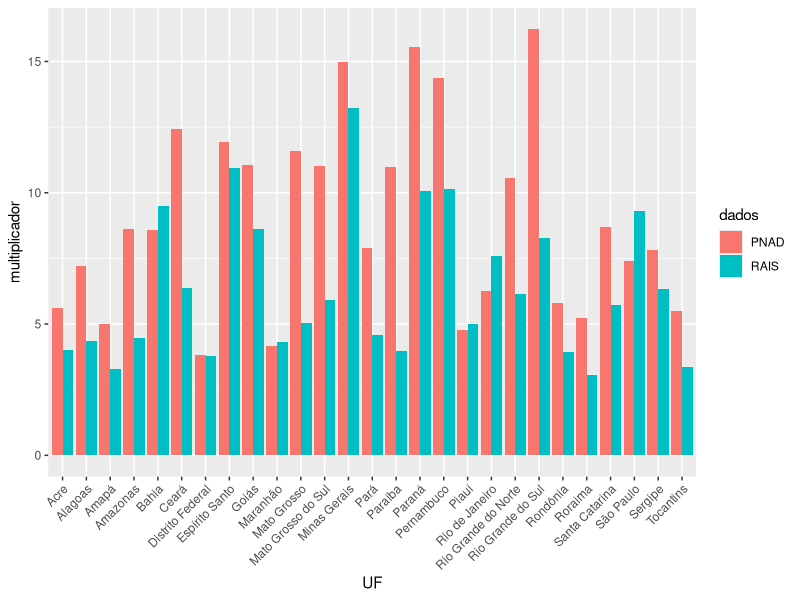

This figure's R source:
## ---- chunk 1
# Carregando pacotes
library(readxl)
library(dplyr)
library(tidyr)
library(ggplot2)
## ---- chunk 2
#carregando intervalo de dados dos arquivos xlsx
PNAD <- read_excel("Emprego_UF_2015.xlsx", sheet = 1, range = "B5:AC23")
RAIS <- read_excel("Emprego_UF_2015.xlsx", sheet = 2, range = "B5:AC72")
## ---- chunk 3
PNAD_ <- PNAD[,2:28]
RAIS_ <- RAIS[,2:28]
## ---- chunk 4
#criando variáveis para o cálculo dos QL da PNAD
total_estado_PNAD <- apply(PNAD_, 2, sum)
total_setor_PNAD <- data.frame(apply(PNAD_, 1, sum))

Particip_setorial_UF_PNAD <- sweep(PNAD_, 2, total_estado_PNAD, "/")
Particip_setorial_total_PNAD <- total_setor_PNAD/sum(total_setor_PNAD)

QL_PNAD <- data.frame(apply(Particip_setorial_UF_PNAD, 2, "/", Particip_setorial_total_PNAD))

## ---- chunk 5
QL_PNAD <- cbind(PNAD$`Sistema de Contas Regionais (SCR)`, QL_PNAD)
names(QL_PNAD) <- names(PNAD)

library(knitr)
library(kableExtra)
## ---- chunk 6
kable(QL_PNAD, align = "l") %>% kable_styling(font_size = 12) %>% scroll_box(width = "900px", height = "500px")
## ---- chunk 7
#criando variáveis para o cálculo dos QL da PNAD
total_estado_RAIS <- apply(RAIS_, 2, sum)
total_setor_RAIS <- data.frame(apply(RAIS_, 1, sum))

Particip_setorial_UF_RAIS <- sweep(RAIS_, 2, total_estado_RAIS, "/")
Particip_setorial_total_RAIS <- total_setor_RAIS/sum(total_setor_RAIS)

QL_RAIS <- data.frame(apply(Particip_setorial_UF_RAIS, 2, "/", Particip_setorial_total_RAIS))
## ---- chunk 8
QL_RAIS <- cbind(RAIS$`Sistema de Contas Nacionais (SCN)`, QL_RAIS)
names(QL_RAIS) <- names(RAIS)
## ---- chunk 9
kable(QL_RAIS, align = "c") %>% kable_styling(font_size = 12) %>% scroll_box(width = "900px", height = "500px")
## ---- chunk 10
# função para filtro dos valores de QL maiores que 1
maior_q_1 <- function(x) {
  if (x>1) {
    x*1
  } else {
    x*0
  }
}

# Eliminação dos empregos com QL<1 da base da PNAD
diff_setorial_total_PNAD <- as.matrix(data.frame(apply(Particip_setorial_UF_PNAD, 2, "-", Particip_setorial_total_PNAD)))

diff_produto_PNAD <- t(apply(diff_setorial_total_PNAD, 1, "*", total_estado_PNAD))

matriz_maior_q_1 <- apply(diff_produto_PNAD, MARGIN =c(1,2), maior_q_1)

# Eliminação dos empregos com QL<1 da base da RAIS

diff_setorial_total_RAIS <- as.matrix(data.frame(apply(Particip_setorial_UF_RAIS, 2, "-", Particip_setorial_total_RAIS)))

diff_produto_RAIS <- t(apply(diff_setorial_total_RAIS, 1, "*", total_estado_RAIS))

matriz_maior_q_1_RAIS <- apply(diff_produto_RAIS, MARGIN = c(1,2), maior_q_1)
## ---- chunk 11
# Empregos da Base Econômica voltada para exportação
Eb_PNAD <- matriz_maior_q_1

Eb_RAIS <- matriz_maior_q_1_RAIS

# Multiplicadores PNAD e RAIS

Multiplicador_PNAD <- data.frame(total_estado_PNAD / apply(Eb_PNAD, 2, sum))

Multiplicador_RAIS <- data.frame(total_estado_RAIS / apply(Eb_RAIS, 2, sum))
## ---- chunk 12
# Juntando os resultados
comparacao <- data.frame(cbind(rownames(Multiplicador_PNAD), Multiplicador_PNAD, Multiplicador_RAIS), row.names = NULL)

names(comparacao) = c("UF","PNAD", "RAIS")
## ---- chunk 13
kable(comparacao, align = "l") %>% kable_styling(font_size = 12) %>% scroll_box(width = "900px", height = "500px")
## ---- chunk 14
#ajuste do formato dos dados para geração do gráfico
dados_grafico <- comparacao %>% gather("dados", "multiplicador", -UF)

#elaboração do gráfico
grafico <- ggplot(dados_grafico, aes(x = UF, y = multiplicador, fill = dados)) +
  geom_col(position = "dodge") +
  theme(axis.text.x = element_text(angle = 45, hjust = 1))

grafico
